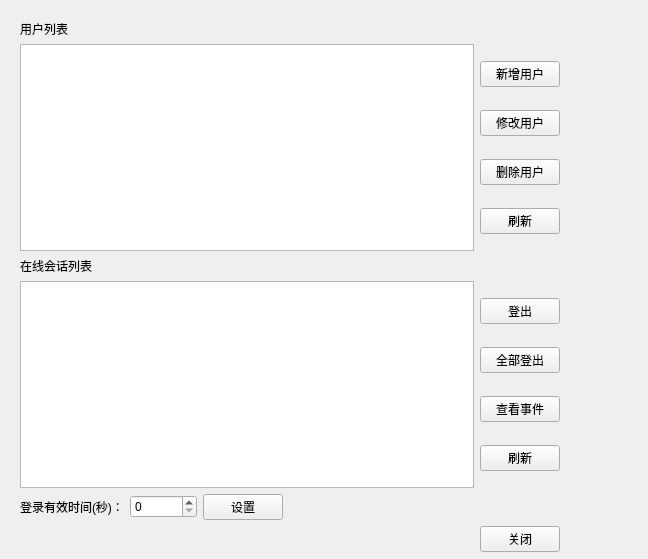
<?xml version="1.0" encoding="UTF-8"?>
<ui version="4.0">
 <class>UsrManagerUI</class>
 <widget class="QWidget" name="UsrManagerUI">
  <property name="windowModality">
   <enum>Qt::NonModal</enum>
  </property>
  <property name="geometry">
   <rect>
    <x>0</x>
    <y>0</y>
    <width>648</width>
    <height>559</height>
   </rect>
  </property>
  <property name="windowTitle">
   <string>Form</string>
  </property>
  <widget class="QWidget" name="gridLayoutWidget_3">
   <property name="geometry">
    <rect>
     <x>10</x>
     <y>10</y>
     <width>560</width>
     <height>552</height>
    </rect>
   </property>
   <layout class="QGridLayout" name="gridLayout">
    <property name="leftMargin">
     <number>10</number>
    </property>
    <property name="topMargin">
     <number>10</number>
    </property>
    <property name="rightMargin">
     <number>10</number>
    </property>
    <property name="bottomMargin">
     <number>10</number>
    </property>
    <item row="6" column="2">
     <widget class="QPushButton" name="pbCancel">
      <property name="text">
       <string>关闭</string>
      </property>
     </widget>
    </item>
    <item row="1" column="0">
     <widget class="QLabel" name="lbUsrInfoOnlineList">
      <property name="text">
       <string>用户列表</string>
      </property>
     </widget>
    </item>
    <item row="2" column="2">
     <layout class="QGridLayout" name="gridLayout_7">
      <item row="2" column="0">
       <widget class="QPushButton" name="pbDel">
        <property name="text">
         <string>删除用户</string>
        </property>
       </widget>
      </item>
      <item row="3" column="0">
       <widget class="QPushButton" name="pbRefreshUsrInfoList">
        <property name="text">
         <string>刷新</string>
        </property>
       </widget>
      </item>
      <item row="0" column="0">
       <widget class="QPushButton" name="pbAdd">
        <property name="text">
         <string>新增用户</string>
        </property>
       </widget>
      </item>
      <item row="1" column="0">
       <widget class="QPushButton" name="pbModify">
        <property name="text">
         <string>修改用户</string>
        </property>
       </widget>
      </item>
     </layout>
    </item>
    <item row="5" column="0">
     <layout class="QHBoxLayout" name="horizontalLayout_2">
      <item>
       <widget class="QLabel" name="label_2">
        <property name="text">
         <string>登录有效时间(秒)：</string>
        </property>
       </widget>
      </item>
      <item>
       <widget class="QSpinBox" name="sbTimeOverDelay">
        <property name="maximum">
         <number>999999999</number>
        </property>
       </widget>
      </item>
      <item>
       <widget class="QPushButton" name="pbTimeOverDelaySet">
        <property name="text">
         <string>设置</string>
        </property>
       </widget>
      </item>
     </layout>
    </item>
    <item row="2" column="0" colspan="2">
     <widget class="QTableView" name="tvUsrInfoList"/>
    </item>
    <item row="4" column="2">
     <layout class="QGridLayout" name="gridLayout_8">
      <item row="6" column="0">
       <widget class="QPushButton" name="pbRefreshSessionInfoList">
        <property name="text">
         <string>刷新</string>
        </property>
       </widget>
      </item>
      <item row="4" column="0">
       <widget class="QPushButton" name="pbLogoutAll">
        <property name="text">
         <string>全部登出</string>
        </property>
       </widget>
      </item>
      <item row="0" column="0">
       <widget class="QPushButton" name="pbLogout">
        <property name="text">
         <string>登出</string>
        </property>
       </widget>
      </item>
      <item row="5" column="0">
       <widget class="QPushButton" name="pbEvent">
        <property name="text">
         <string>查看事件</string>
        </property>
       </widget>
      </item>
     </layout>
    </item>
    <item row="4" column="0" colspan="2">
     <widget class="QTableView" name="tvSessionInfoList"/>
    </item>
    <item row="3" column="0">
     <widget class="QLabel" name="lbUsrInfoList">
      <property name="text">
       <string>在线会话列表</string>
      </property>
     </widget>
    </item>
    <item row="5" column="1">
     <spacer name="horizontalSpacer">
      <property name="orientation">
       <enum>Qt::Horizontal</enum>
      </property>
      <property name="sizeHint" stdset="0">
       <size>
        <width>40</width>
        <height>20</height>
       </size>
      </property>
     </spacer>
    </item>
   </layout>
  </widget>
 </widget>
 <tabstops>
  <tabstop>pbAdd</tabstop>
  <tabstop>pbModify</tabstop>
  <tabstop>pbDel</tabstop>
  <tabstop>pbLogout</tabstop>
  <tabstop>pbLogoutAll</tabstop>
  <tabstop>pbEvent</tabstop>
  <tabstop>tvUsrInfoList</tabstop>
  <tabstop>tvSessionInfoList</tabstop>
 </tabstops>
 <resources/>
 <connections/>
</ui>
